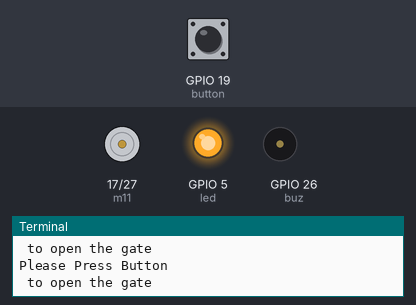
Bench run of a program on a simulated Raspberry Pi (BCM pin numbers). On the bench: motor-driver pin pairs drawn as motors (green arrow = first pin HIGH = forward, orange = second pin HIGH = backward, longer = more drive), output pins drawn as LEDs (lit = HIGH), buzzer (waves = sounding, pin HIGH), the last lines printed to the terminal. The test bench sets the inputs (shaded band); at power-on: GPIO 19 (button) HIGH. The clock reads 2024-03-15 10:24:30 at power-on unless the program sets it; the camera gives no picture and a still takes 0.5 s.

Above: at 6.2 s.
6.3 s: GPIO 19 (button) pulled LOW for 0.15 s
At 7.7 s:
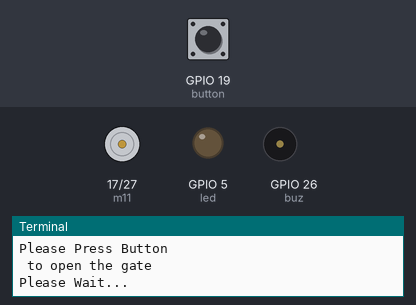
At 14.7 s:
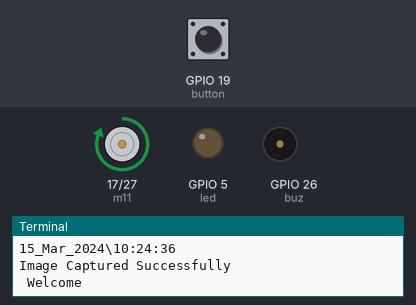
Timing chart, 0 to 20.3 s (numbered marks = the images above; inputs shaded):
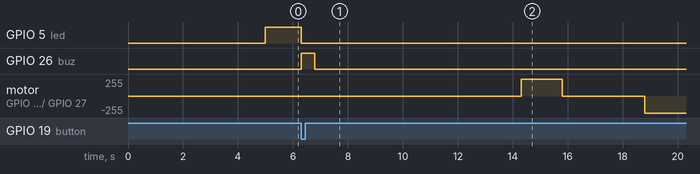

Measured:
- after the input at 6.3 s, GPIO 5 (led): HIGH → LOW at once; GPIO 26 (buz): LOW → HIGH at once, → LOW 0.50 s later; motor on GPIO 17 (m11) / GPIO 27 (m12): stopped → forward 255/255 after 8.0 s, → stopped 1.5 s later, → backward 255/255 3.0 s later

The program:

camerwithmotor.py
```python
import RPi.GPIO as gpio
import picamera
import time
m11=17
m12=27
led=5
buz=26
button=19
HIGH=1
LOW=0

gpio.setwarnings(False)
gpio.setmode(gpio.BCM)
gpio.setup(led, gpio.OUT)
gpio.setup(buz, gpio.OUT)
gpio.setup(m11, gpio.OUT)
gpio.setup(m12, gpio.OUT)
gpio.setup(button, gpio.IN)
gpio.output(led, 0)
gpio.output(buz, 0)
gpio.output(m11, 0)
gpio.output(m12, 0)
data=""

def capture_image():
    print("Please Wait...")
    data=time.strftime("%d_%b_%Y\%H:%M:%S")
    camera.start_preview()
    time.sleep(5)
    print(data)
    camera.capture('/home/pi/Desktop/Visitors/%s.jpg'%data)
    camera.stop_preview()
    print("Image Captured Successfully")
    time.sleep(2)

def gate():
    print(" Welcome ")
    gpio.output(m11,1)
    gpio.output(m12,0)
    time.sleep(1.5)
    gpio.output(m11,0)
    gpio.output(m12,0)
    time.sleep(3)
    gpio.output(m11,0)
    gpio.output(m12,1)
    time.sleep(1.5)
    gpio.output(m11,0)
    gpio.output(m12,0)
    print(" Thankyou ")
    time.sleep(2)

print("Visitor Monitoring")
print("   Using RPI  ")
time.sleep(3)
camera = picamera.PiCamera()
camera.rotation=180
camera.awb_mode='auto'
camera.brightness=55
time.sleep(2)

while 1:

  print("Please Press Button")
  print (" to open the gate ")
  gpio.output(led, 1)
  if gpio.input(button)==0:
     gpio.output(buz, 1)
     gpio.output(led, 0)
     time.sleep(0.5)
     gpio.output(buz, 0)
     capture_image()
     gate()
     time.sleep(0.5)


camera.rotation=180
camera.rotation=180
```
